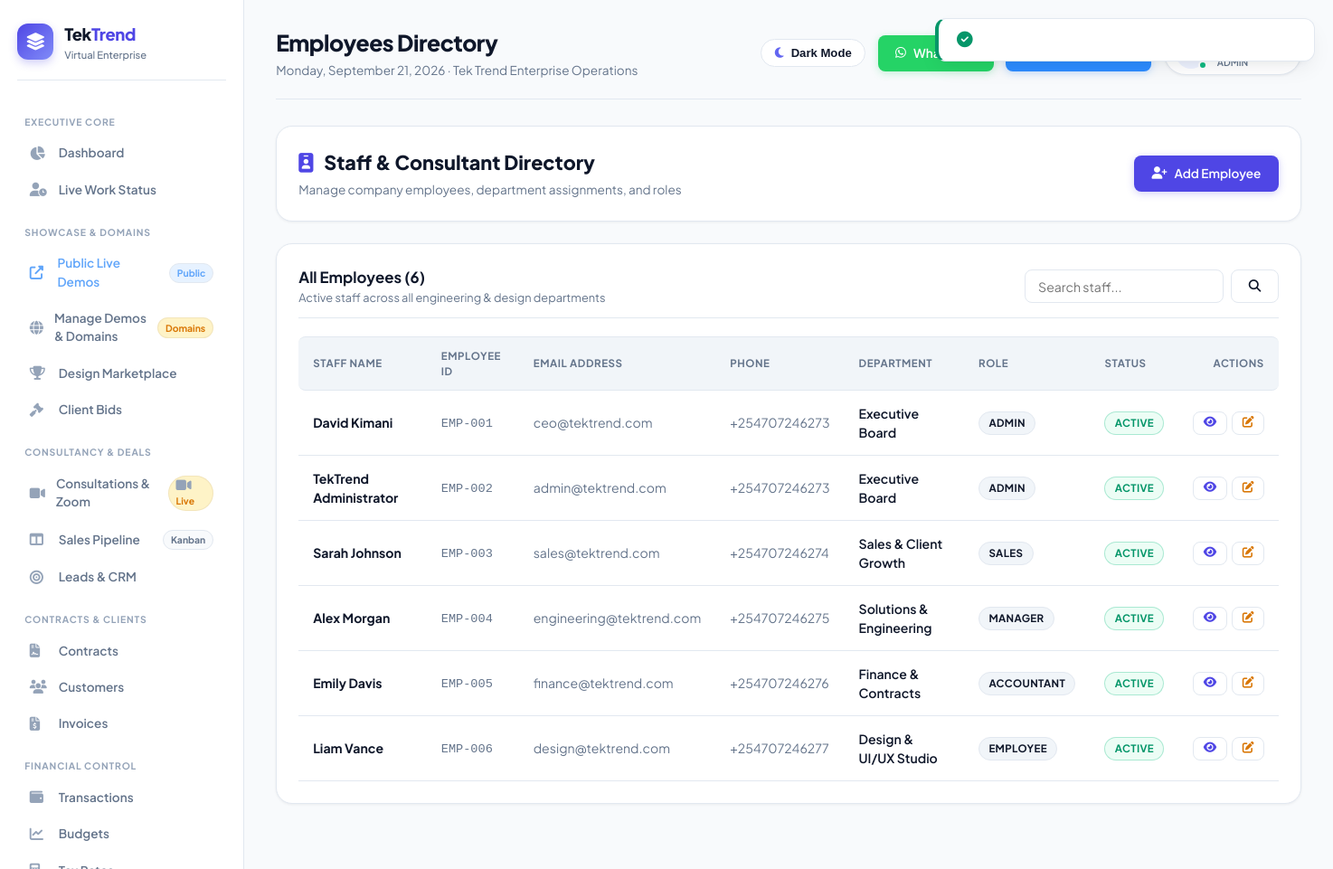
Page /public/employees (signed in) on the earlier database version.
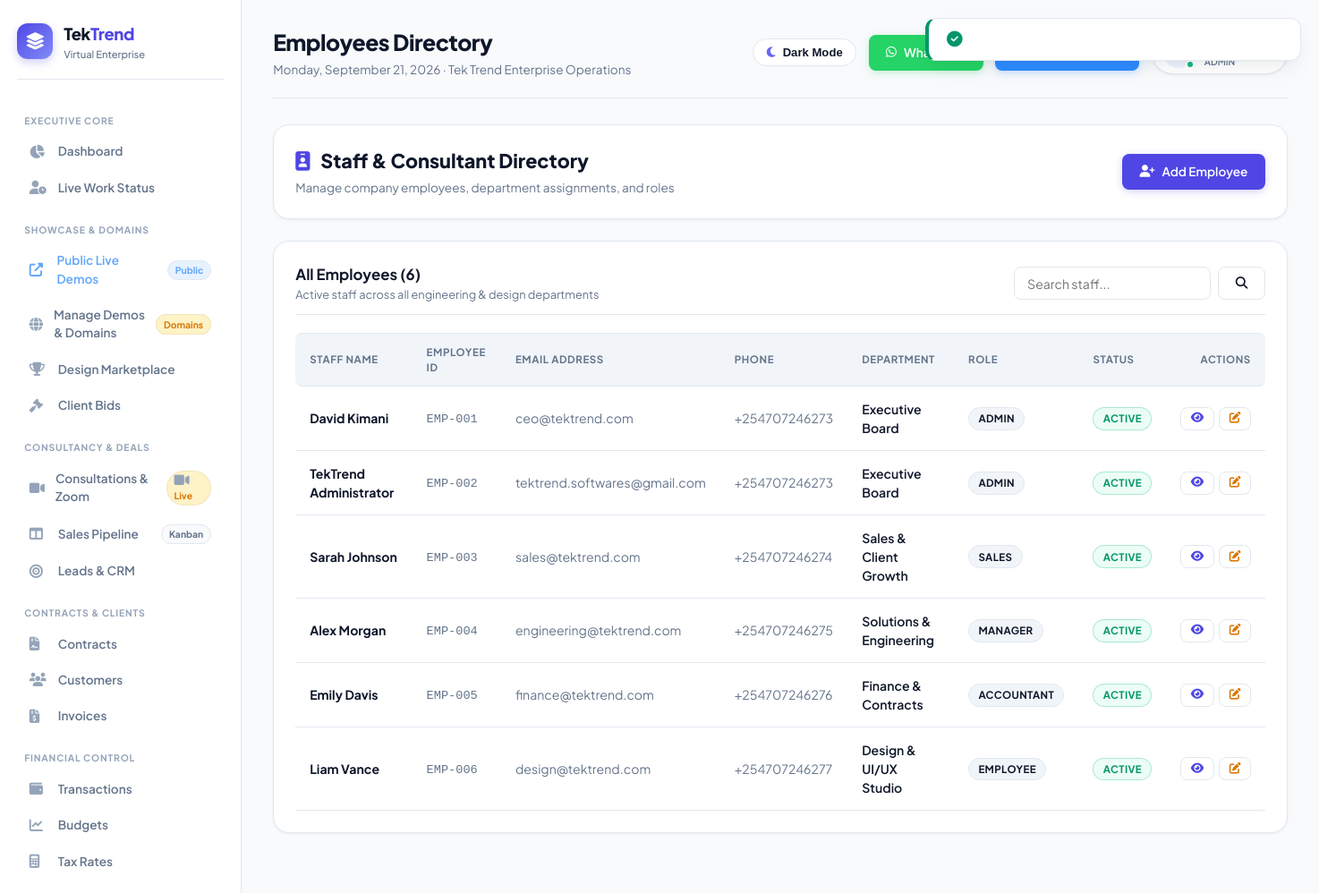
Same page on the later database version.
### tables this page shows
CREATE TABLE `users` (
    `id` INT UNSIGNED NOT NULL AUTO_INCREMENT,
    `department_id` INT UNSIGNED DEFAULT NULL,
    `employee_id` VARCHAR(20) NOT NULL,
    `first_name` VARCHAR(50) NOT NULL,
    `last_name` VARCHAR(50) NOT NULL,
    `email` VARCHAR(100) NOT NULL,
    `phone` VARCHAR(20) DEFAULT NULL,
    `password` VARCHAR(255) NOT NULL,
    `role` ENUM('admin','manager','employee','accountant','sales','support') DEFAULT 'employee',
    `position` VARCHAR(100) DEFAULT NULL,
    `avatar` VARCHAR(255) DEFAULT NULL,
    `status` ENUM('active','inactive','suspended') DEFAULT 'active',
    `last_login` TIMESTAMP NULL DEFAULT NULL,
    `last_activity` TIMESTAMP NULL DEFAULT NULL,
    `is_online` TINYINT(1) DEFAULT 0,
    `work_status` ENUM('offline','working','away','break','meeting') DEFAULT 'offline',
    `created_at` TIMESTAMP DEFAULT CURRENT_TIMESTAMP,
    `updated_at` TIMESTAMP DEFAULT CURRENT_TIMESTAMP ON UPDATE CURRENT_TIMESTAMP,
    PRIMARY KEY (`id`),
    UNIQUE KEY `email` (`email`),
    UNIQUE KEY `employee_id` (`employee_id`),
    KEY `department_id` (`department_id`),
    KEY `is_online` (`is_online`),
    KEY `work_status` (`work_status`)
);

CREATE TABLE `departments` (
    `id` INT UNSIGNED NOT NULL AUTO_INCREMENT,
    `name` VARCHAR(100) NOT NULL,
    `slug` VARCHAR(100) NOT NULL,
    `description` TEXT,
    `head_id` INT UNSIGNED DEFAULT NULL,
    `color` VARCHAR(7) DEFAULT '#3b82f6',
    `status` ENUM('active','inactive') DEFAULT 'active',
    `created_at` TIMESTAMP DEFAULT CURRENT_TIMESTAMP,
    `updated_at` TIMESTAMP DEFAULT CURRENT_TIMESTAMP ON UPDATE CURRENT_TIMESTAMP,
    PRIMARY KEY (`id`),
    UNIQUE KEY `slug` (`slug`),
    KEY `head_id` (`head_id`)
);

### app/views/employees/index.php (the view)
<?php $pageTitle = 'Employees Directory'; ?>
<div class="card mb-4">
    <div style="display: flex; justify-content: space-between; align-items: center; flex-wrap: wrap; gap: 1rem;">
        <div>
            <h2 style="font-size: 1.35rem; font-weight: 800; color: var(--text-main); margin-bottom: 0.25rem;">
                <i class="fas fa-id-badge" style="color: var(--primary); margin-right: 0.5rem;"></i> Staff & Consultant Directory
            </h2>
            <p style="color: var(--text-muted); font-size: 0.85rem;">Manage company employees, department assignments, and roles</p>
        </div>
        <a href="<?= eurl('/employees/create') ?>" class="btn btn-primary">
            <i class="fas fa-user-plus"></i> Add Employee
        </a>
    </div>
</div>
<div class="card">
    <div class="card-header">
        <div>
            <h3 class="card-title">All Employees (<?= count($employees) ?>)</h3>
            <p class="card-subtitle">Active staff across all engineering & design departments</p>
        </div>
        <form method="GET" action="<?= eurl('/employees') ?>" style="display: flex; gap: 0.5rem;">
            <input type="text" name="search" placeholder="Search staff..." value="<?= sanitize($search ?? '') ?>" class="form-control" style="width: 220px;">
            <button type="submit" class="btn btn-outline"><i class="fas fa-search"></i></button>
        </form>
    </div>
    <div class="table-responsive">
        <table class="table">
            <thead>
                <tr>
                    <th>Staff Name</th>
                    <th>Employee ID</th>
                    <th>Email Address</th>
                    <th>Phone</th>
                    <th>Department</th>
                    <th>Role</th>
                    <th>Status</th>
                    <th style="text-align: right;">Actions</th>
                </tr>
            </thead>
            <tbody>
                <?php if (empty($employees)): ?>
                    <tr>
                        <td colspan="8" style="text-align: center; padding: 2rem; color: var(--text-muted);">
                            No employee records found.
                        </td>
                    </tr>
                <?php else: ?>
                    <?php foreach ($employees as $e): ?>
                        <tr>
                            <td>
                                <strong style="color: var(--text-main); font-weight: 700;"><?= sanitize($e['first_name'] . ' ' . $e['last_name']) ?></strong>
                            </td>
                            <td><span style="font-family: monospace; font-size: 0.85rem; color: var(--text-muted);"><?= sanitize($e['employee_id'] ?? '-') ?></span></td>
                            <td style="color: var(--text-muted);"><?= sanitize($e['email'] ?? '-') ?></td>
                            <td style="color: var(--text-muted);"><?= sanitize($e['phone'] ?? '-') ?></td>
                            <td><span style="color: var(--text-main); font-weight: 600;"><?= sanitize($e['department_name'] ?? 'General') ?></span></td>
                            <td><span class="badge" style="background: var(--bg-card-subtle); color: var(--text-main); border: 1px solid var(--border);"><?= ucfirst(sanitize($e['role'])) ?></span></td>
                            <td><span class="badge <?= sanitize($e['status']) ?>"><?= ucfirst(sanitize($e['status'])) ?></span></td>
                            <td style="text-align: right;">
                                <div style="display: inline-flex; gap: 0.35rem;">
                                    <a href="<?= eurl('/employees/' . $e['id']) ?>" class="btn btn-outline" style="padding: 0.35rem 0.65rem; font-size: 0.8rem;" title="View Details">
                                        <i class="fas fa-eye" style="color: var(--primary);"></i>
                                    </a>
                                    <a href="<?= eurl('/employees/' . $e['id'] . '/edit') ?>" class="btn btn-outline" style="padding: 0.35rem 0.65rem; font-size: 0.8rem;" title="Edit Staff">
                                        <i class="fas fa-edit" style="color: var(--accent);"></i>
                                    </a>
                                </div>
                            </td>
                        </tr>
                    <?php endforeach; ?>
                <?php endif; ?>
            </tbody>
        </table>
    </div>
</div>

### app/views/layouts/app.php (shortened to what the changed rows need)
<!DOCTYPE html>
<html lang="en" data-theme="light">
<head>
    <link rel="stylesheet" href="https://cdnjs.cloudflare.com/ajax/libs/font-awesome/6.5.2/css/all.min.css">
</head>
<body>
    <div class="flash-container" id="flashContainer">
        <?php if (flash('success')): ?>
            <div class="flash-alert success"><i class="fas fa-check-circle" style="color: var(--success); font-size: 1.1rem;"></i> <?= sanitize(flash('success')) ?></div>
        <?php endif; ?>
    </div>
    <div class="dashboard-container">
        <aside class="sidebar" id="mainSidebar">
            <a href="<?= eurl('/dashboard') ?>" class="sidebar-brand">
                <div class="brand-icon"><i class="fas fa-layer-group"></i></div>
                <div class="brand-text">
                    <h2>Tek<span>Trend</span></h2>
                    <p>Virtual Enterprise</p>
                </div>
            </a>
            <nav class="sidebar-nav">
                <div class="nav-group-title">Executive Core</div>
                <a href="<?= eurl('/dashboard') ?>" class="nav-link <?= ($currentPage ?? '') === 'dashboard' ? 'active' : '' ?>">
                    <i class="fas fa-chart-pie"></i> Dashboard
                </a>
                <a href="<?= eurl('/dashboard/work-status') ?>" class="nav-link <?= ($currentPage ?? '') === 'work-status' ? 'active' : '' ?>">
                    <i class="fas fa-user-clock"></i> Live Work Status
                </a>
                <div class="nav-group-title">Showcase & Domains</div>
                <a href="<?= eurl('/live-demos') ?>" target="_blank" class="nav-link" style="color: #60a5fa;">
                    <i class="fas fa-external-link-alt" style="color: #60a5fa;"></i> Public Live Demos <span class="nav-badge" style="background: rgba(96,165,250,0.15); color: #60a5fa;">Public</span>
                </a>
                <a href="<?= eurl('/demos') ?>" class="nav-link <?= ($currentPage ?? '') === 'demos' ? 'active' : '' ?>">
                    <i class="fas fa-globe"></i> Manage Demos & Domains <span class="nav-badge accent">Domains</span>
                </a>
                <a href="<?= eurl('/marketplace') ?>" class="nav-link <?= ($currentPage ?? '') === 'marketplace' ? 'active' : '' ?>">
                    <i class="fas fa-trophy"></i> Design Marketplace
                </a>
                <a href="<?= eurl('/marketplace/bids') ?>" class="nav-link <?= ($currentPage ?? '') === 'marketplace_bids' ? 'active' : '' ?>">
                    <i class="fas fa-gavel"></i> Client Bids
                </a>
                <div class="nav-group-title">Consultancy & Deals</div>
                <a href="<?= eurl('/consultations') ?>" class="nav-link <?= ($currentPage ?? '') === 'consultations' ? 'active' : '' ?>">
                    <i class="fas fa-video"></i> Consultations & Zoom <span class="nav-badge accent"><i class="fas fa-video"></i> Live</span>
                </a>
                <a href="<?= eurl('/leads/pipeline') ?>" class="nav-link <?= ($currentPage ?? '') === 'pipeline' ? 'active' : '' ?>">
                    <i class="fas fa-columns"></i> Sales Pipeline <span class="nav-badge">Kanban</span>
                </a>
                <a href="<?= eurl('/leads') ?>" class="nav-link <?= ($currentPage ?? '') === 'leads' ? 'active' : '' ?>">
                    <i class="fas fa-bullseye"></i> Leads & CRM
                </a>
                <div class="nav-group-title">Contracts & Clients</div>
                <a href="<?= eurl('/contracts') ?>" class="nav-link <?= ($currentPage ?? '') === 'contracts' ? 'active' : '' ?>">
                    <i class="fas fa-file-contract"></i> Contracts
                </a>
                <a href="<?= eurl('/customers') ?>" class="nav-link <?= ($currentPage ?? '') === 'customers' ? 'active' : '' ?>">
                    <i class="fas fa-users"></i> Customers
                </a>
                <a href="<?= eurl('/invoices') ?>" class="nav-link <?= ($currentPage ?? '') === 'invoices' ? 'active' : '' ?>">
                    <i class="fas fa-file-invoice-dollar"></i> Invoices
                </a>
                <div class="nav-group-title">Financial Control</div>
                <a href="<?= eurl('/finances') ?>" class="nav-link <?= ($currentPage ?? '') === 'finances' ? 'active' : '' ?>">
                    <i class="fas fa-wallet"></i> Transactions
                </a>
                <a href="<?= eurl('/budgets') ?>" class="nav-link <?= ($currentPage ?? '') === 'budgets' ? 'active' : '' ?>">
                    <i class="fas fa-chart-line"></i> Budgets
                </a>
                <a href="<?= eurl('/taxes') ?>" class="nav-link <?= ($currentPage ?? '') === 'taxes' ? 'active' : '' ?>">
                    <i class="fas fa-calculator"></i> Tax Rates
                </a>
            </nav>
        </aside>
        <main class="main-wrapper">
            <header class="topbar-header">
                <div style="display: flex; align-items: center; gap: 0.85rem;">
                    <div class="header-title">
                        <h1><?= sanitize($pageTitle ?? 'Enterprise Dashboard') ?></h1>
                        <p><?= date('l, F j, Y') ?> · Tek Trend Enterprise Operations</p>
                    </div>
                </div>
                <div class="header-actions">
                    <button id="themeToggleBtn" onclick="toggleTheme()" class="theme-toggle-btn" title="Toggle Light / Dark Theme">
                        <i id="themeIcon" class="fas fa-moon"></i>
                        <span id="themeLabel">Dark Mode</span>
                    </button>
                    <a href="https://wa.me/254707246273?text=Hello%20Tek%20Trend%20Consulting%20Team" target="_blank" class="btn btn-whatsapp">
                        <i class="fab fa-whatsapp"></i> WhatsApp
                    </a>
                    <a href="<?= eurl('/consultations') ?>" class="btn btn-zoom">
                    </a>
                    <div class="user-profile-menu">
                        <div class="user-avatar-wrap">
                            <span class="online-dot"></span>
                        </div>
                        <div class="user-meta">
                            <span class="name"><?= sanitize($_SESSION['user_name'] ?? 'Admin') ?></span>
                            <span class="role"><?= sanitize($_SESSION['user_role'] ?? 'Executive') ?></span>
                        </div>
                    </div>
                </div>
            </header>
            <?= $content ?? '' ?>
        </main>
    </div>
</body>
</html>

### app/core/Router.php (shortened to what the changed rows need)
<?php
class Router {
    private $routes = [];
    private function addRoute($method, $path, $handler, $middleware = []) {
        $this->routes[] = [
            'method'      => $method,
            'path'        => $path,
            'handler'     => $handler,
            'middleware'  => $middleware
        ];
    }
    public function dispatch() {
        $method = $_SERVER['REQUEST_METHOD'];
        $requestPath = parse_url($_SERVER['REQUEST_URI'], PHP_URL_PATH);
        $basePath = rtrim(str_replace(basename($_SERVER['SCRIPT_NAME']), '', $_SERVER['SCRIPT_NAME']), '/');
        if ($basePath && strpos($requestPath, $basePath) === 0) {
            $requestPath = substr($requestPath, strlen($basePath));
        }
        $requestPath = '/' . ltrim($requestPath, '/');
        foreach ($this->routes as $route) {
            if ($route['method'] !== 'ANY' && $route['method'] !== $method) {
                continue;
            }
            $pattern = preg_replace('#\{[^}]+\}#', '([^/]+)', $route['path']);
            $pattern = '#^' . $pattern . '$#';
            if (preg_match($pattern, $requestPath, $matches)) {
                $params = [];
                $this->executeHandler($route['handler'], $params);
                return;
            }
        }
    }
    private function executeHandler($handler, $params = []) {
        if (is_string($handler)) {
            $parts = explode('@', $handler);
            if (count($parts) === 2) {
                $controllerName = $parts[0];
                $methodName = $parts[1];
                if (class_exists($controllerName)) {
                    $controller = new $controllerName();
                    if (method_exists($controller, $methodName)) {
                        call_user_func_array([$controller, $methodName], $params);
                        return;
                    }
                }
            }
        }
    }
}

Differences in the rows shown:
changed users "TekTrend Administrator": email "admin@tektrend.com" → "tektrend.softwares@gmail.com"
Other differences:
new list line: "Tax Rates"
